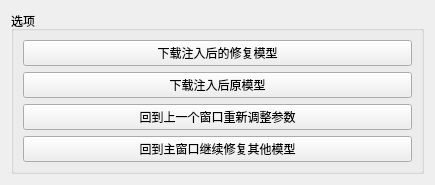
<?xml version="1.0" encoding="UTF-8"?>
<ui version="4.0">
 <class>Form</class>
 <widget class="QWidget" name="Form">
  <property name="geometry">
   <rect>
    <x>0</x>
    <y>0</y>
    <width>435</width>
    <height>159</height>
   </rect>
  </property>
  <property name="windowTitle">
   <string>注入成功</string>
  </property>
  <layout class="QVBoxLayout" name="verticalLayout_2">
   <item>
    <widget class="QGroupBox" name="groupBox_2">
     <property name="title">
      <string>选项</string>
     </property>
     <layout class="QVBoxLayout" name="verticalLayout">
      <item>
       <widget class="QPushButton" name="pB_download">
        <property name="text">
         <string>下载注入后的修复模型</string>
        </property>
       </widget>
      </item>
      <item>
       <widget class="QPushButton" name="pB_download_2">
        <property name="text">
         <string>下载注入后原模型</string>
        </property>
       </widget>
      </item>
      <item>
       <widget class="QPushButton" name="pB_refine">
        <property name="text">
         <string>回到上一个窗口重新调整参数</string>
        </property>
       </widget>
      </item>
      <item>
       <widget class="QPushButton" name="pB_back">
        <property name="text">
         <string>回到主窗口继续修复其他模型</string>
        </property>
       </widget>
      </item>
     </layout>
    </widget>
   </item>
  </layout>
 </widget>
 <resources/>
 <connections/>
</ui>
